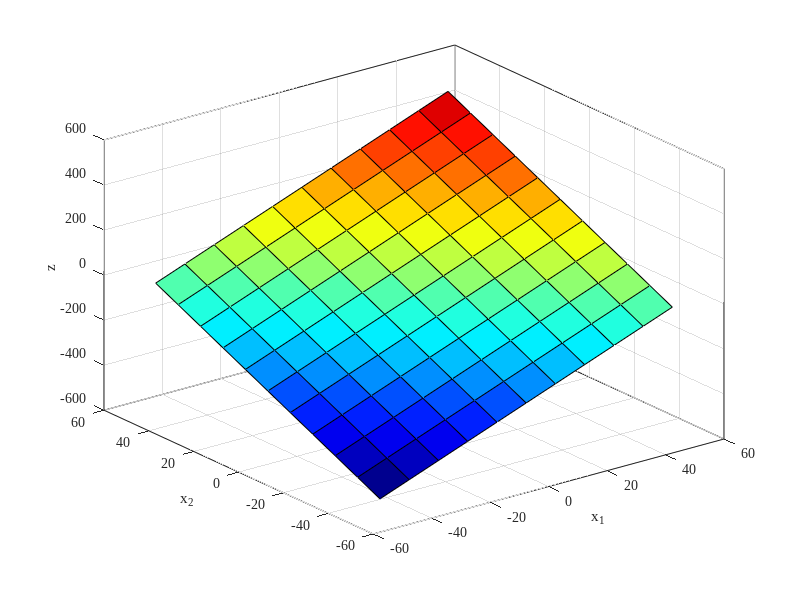

MATLAB code to generate this figure: (Note: this script raises an error after producing the figure.)
clear all;
close all;
close all;

%%
% Parameters
theta1 = 5;
theta2 = 5;
x1 = -50:10:50; % Define x1
x2 = -50:10:50; % Define x2

% Create meshgrid for x1 and x2
[X1, X2] = meshgrid(x1, x2);

% Calculate z as a function of x1 and x2
Z = theta1 * X1 + theta2 * X2 - 0.5 * (theta1^2 + theta2^2);

% Plot the 3D surface
figure;
surf(X1, X2, Z); % Create a 3D surface plot
xlabel('x_1');
ylabel('x_2');
zlabel('z');
% title('3D Plot of z as a Function of x_1 and x_2');
colormap('jet'); % Apply a colormap
set(gca, "FontSize", 10, "FontName", "Times New Roman");
box on;
print_plot("1.png", 4, 3, 800)